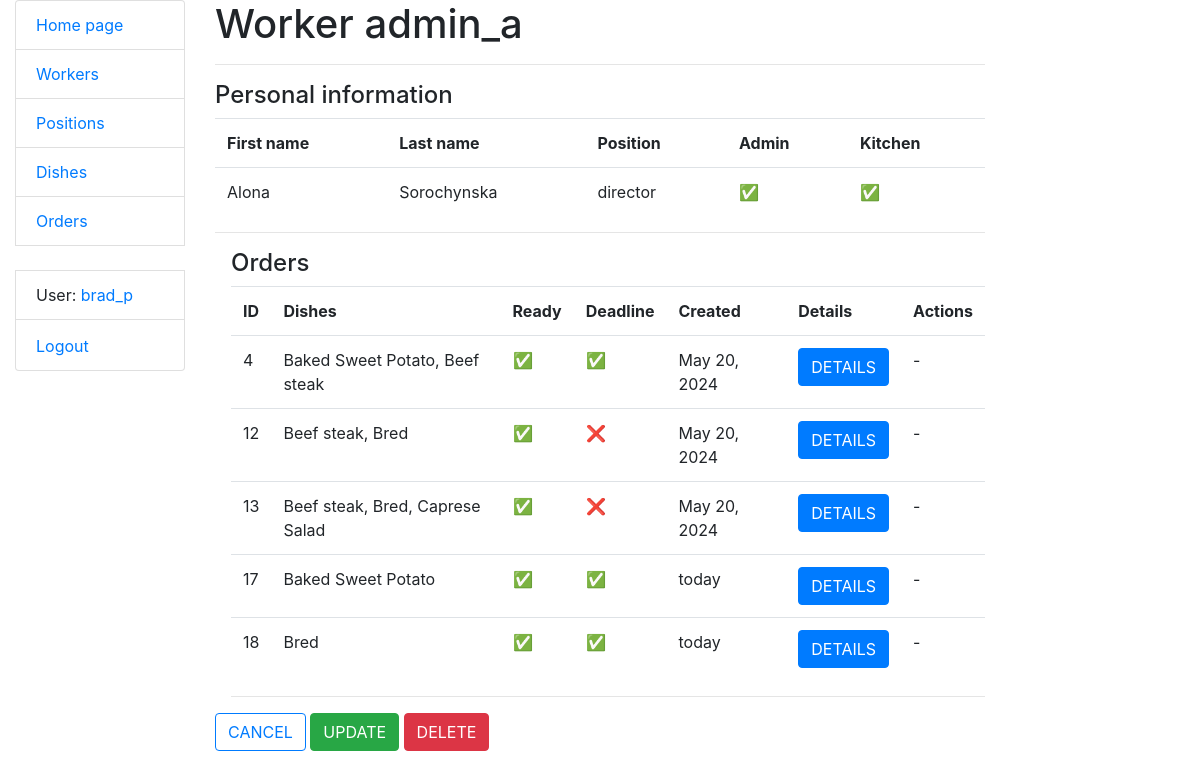
Screenshot of /workers/1/ (signed in) with the database file from the repository.
### kitchen/models.py (models this page shows, shortened)
class Worker(AbstractUser):
    position = models.ForeignKey("Position", on_delete=models.CASCADE,
                                 null=True, blank=True, related_name="workers")
    class Meta:
        verbose_name = "worker"
        verbose_name_plural = "workers"
    def get_absolute_url(self):
        return reverse("kitchen:worker-detail", kwargs={"pk": self.pk})

class Position(models.Model):
    name = models.CharField(max_length=255)
    lead_position = models.BooleanField(default=False)
    kitchen = models.BooleanField(default=False)
    def __str__(self):
        return self.name

class Order(models.Model):
    dishes = models.ManyToManyField(Dish, related_name="orders")
    note = models.TextField(null=True, blank=True)
    worker = models.ForeignKey(settings.AUTH_USER_MODEL, on_delete=models.CASCADE, related_name="orders")
    is_completed = models.BooleanField(default=False)
    is_completed_in_time = models.BooleanField(default=False)
    creation_time = models.DateTimeField(auto_now_add=True)
    deadline = models.IntegerField(default=60)
    @property
    def completion_time(self):
        completion_time = self.creation_time + timezone.timedelta(minutes=self.deadline)
        if completion_time <= timezone.now():
            return False
        return int((completion_time - timezone.now()).total_seconds() // 60)
    def get_dish_names(self):
        return ", ".join(dish.name for dish in self.dishes.all())
    def get_absolute_url(self):
        return reverse("kitchen:order-detail", kwargs={"pk": self.pk})

class Dish(models.Model):
    name = models.CharField(max_length=255, unique=True)
    price = models.DecimalField(max_digits=5, decimal_places=2)
    class Meta:
        ordering = ["name"]

### kitchen/views.py (the view)
# urls.py: path("workers/<int:pk>/", WorkerDetailView.as_view(), name="worker-detail"),
class WorkerDetailView(LoginRequiredMixin, generic.DetailView):
    model = Worker
    queryset = Worker.objects.all().prefetch_related("orders__dishes")

### templates/kitchen/worker_detail.html
{% extends "base.html" %}
{% block content %}
  {% if user == worker %}
    <h1>Hello, {{ worker.username }} 😀</h1>
  {% else %}
    <h1>Worker {{ worker.username }}</h1>
  {% endif %}
  <hr>
  <h4>Personal information</h4>
  <table class="table">
    <tr>
      <th>First name</th>
      <th>Last name</th>
      <th>Position</th>
      <th>Admin</th>
      <th>Kitchen</th>
    </tr>
    <tr>
      <td>{{ worker.first_name }}</td>
      <td>{{ worker.last_name }}</td>
      <td>{{ worker.position }}</td>
      <td>{% if worker.position.lead_position %}✅{% else %}✖️{% endif %}</td>
      <td>{% if worker.position.kitchen %}✅{% else %}✖️{% endif %}</td>
    </tr>
  </table>
  <hr>
  <div class="ml-3">
    {% if user == worker %}
      <h4>My orders</h4>
    {% else %}
      <h4>Orders</h4>
    {% endif %}
    {% if worker.orders.all %}
      <table class="table">
        <tr>
          <th>ID</th>
          <th>Dishes</th>
          <th>Ready</th>
          <th>Deadline</th>
          <th>Created</th>
          <th>Details</th>
          <th>Actions</th>
        </tr>
        {% for order in worker.orders.all %}
          <tr>
            <td>{{ order.id }}</td>
            <td>{{ order.get_dish_names }}</td>
            <td>{% if order.is_completed %}✅{% else %}❌{% endif %}</td>
            <td>
              {% if order.is_completed_in_time %}
                ✅
              {% elif order.completion_time %}
                <b>{{ order.completion_time }}</b> min
              {% else %}
                ❌
              {% endif %}
            </td>
            {% load humanize %}
            <td>{{ order.creation_time|naturalday }}</td>
            <td><a href="{{ order.get_absolute_url }}" class="btn btn-primary">DETAILS</a></td>
            <td>
              {% if not order.is_completed %}
                <a href="{% url 'kitchen:order-complete' pk=order.id %}" class="btn btn-success">COMPLETE</a>
              {% else %}
                -
              {% endif %}
            </td>
          </tr>
        {% endfor %}
      </table>
      <hr>
    {% else %}
      <p>No orders!</p>
    {% endif %}
  </div>
  <a href="{% url "kitchen:worker-list" %}" class="btn btn-outline-primary">CANCEL</a>
  <a href="{% url 'kitchen:worker-update' pk=worker.id %}" class="btn btn-success">UPDATE</a>
  <a href="{% url 'kitchen:worker-delete' pk=worker.id %}" class="btn btn-danger">DELETE</a>
{% endblock %}

### templates/includes/sidebar.html (shortened to what this page needs)
<ul class="sidebar-nav list-group">
  <li class="list-group-item"><a href="{% url "kitchen:index" %}">Home page</a></li>
  <li class="list-group-item"><a href="{% url "kitchen:worker-list" %}">Workers</a></li>
  <li class="list-group-item"><a href="{% url "kitchen:position-list" %}">Positions</a></li>
  <li class="list-group-item"><a href="{% url "kitchen:dish-list" %}">Dishes</a></li>
  <li class="list-group-item"><a href="{% url "kitchen:order-list" %}">Orders</a></li>
  <br>
  {% if user.is_authenticated %}
    <li class="list-group-item">User: <a href="{{ user.get_absolute_url }}">{{ user.get_username }}</a></li>
    <li class="list-group-item">
      <form id="logout-form" action="{% url 'logout' %}" method="post" style="display: inline;">
        <button type="submit" class="btn btn-link" style="padding: 0; border: none; background: none;">Logout</button>
      </form>
    </li>
  {% else %}
    <li class="list-group-item"><a href="{% url 'login' %}?next={{ request.path }}">Login</a></li>
  {% endif %}
</ul>

### rows the page displays
Worker: get_username "brad_p"
Worker: username "admin_a", first_name "Alona", last_name "Sorochynska", position "director"
Order: id "4", get_dish_names "Baked Sweet Potato, Beef steak", creation_time "May 20, 2024"
Order: id "12", get_dish_names "Beef steak, Bred", creation_time "May 20, 2024"
Order: id "13", get_dish_names "Beef steak, Bred, Caprese Salad", creation_time "May 20, 2024"
Order: id "17", get_dish_names "Baked Sweet Potato", creation_time "today"
Order: id "18", get_dish_names "Bred", creation_time "today"
